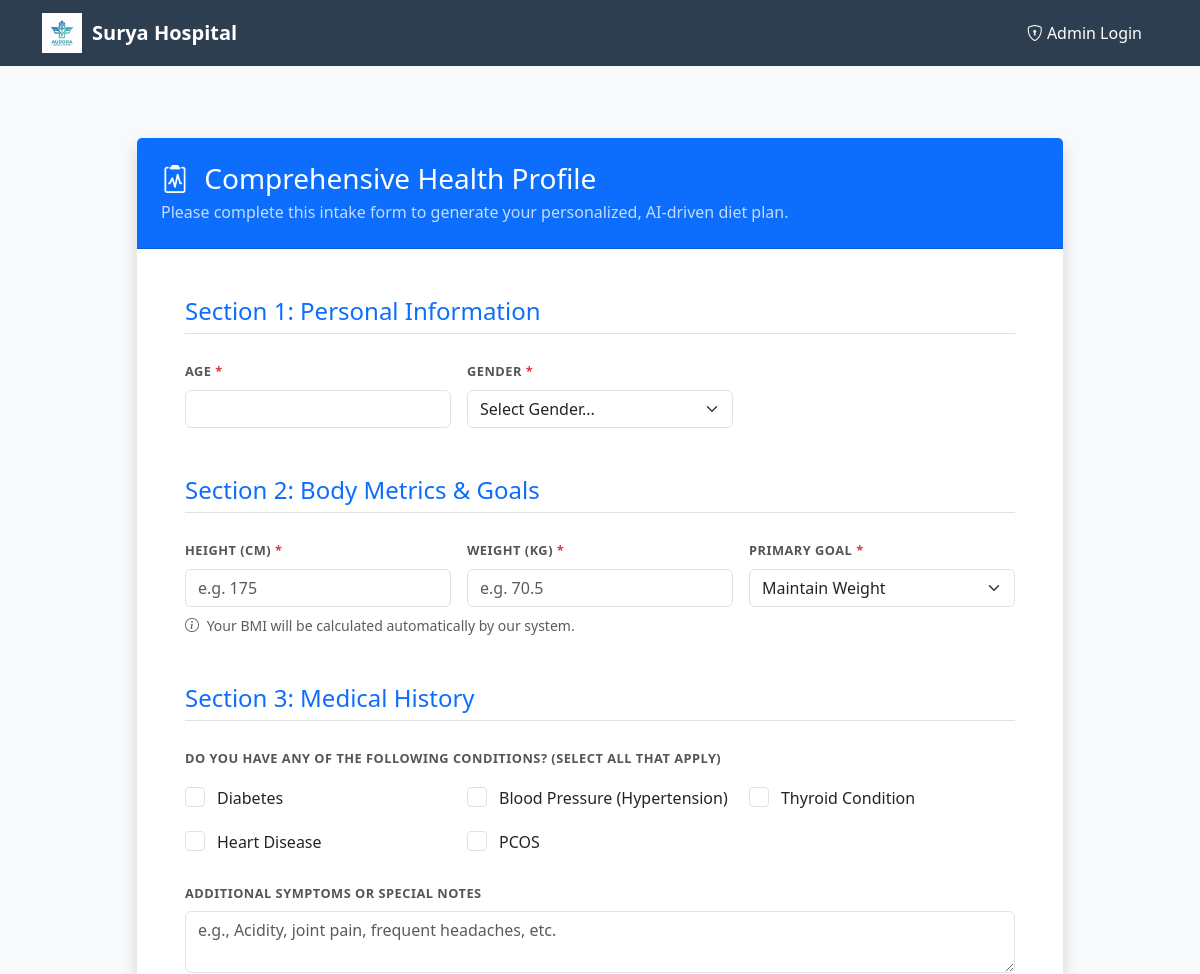
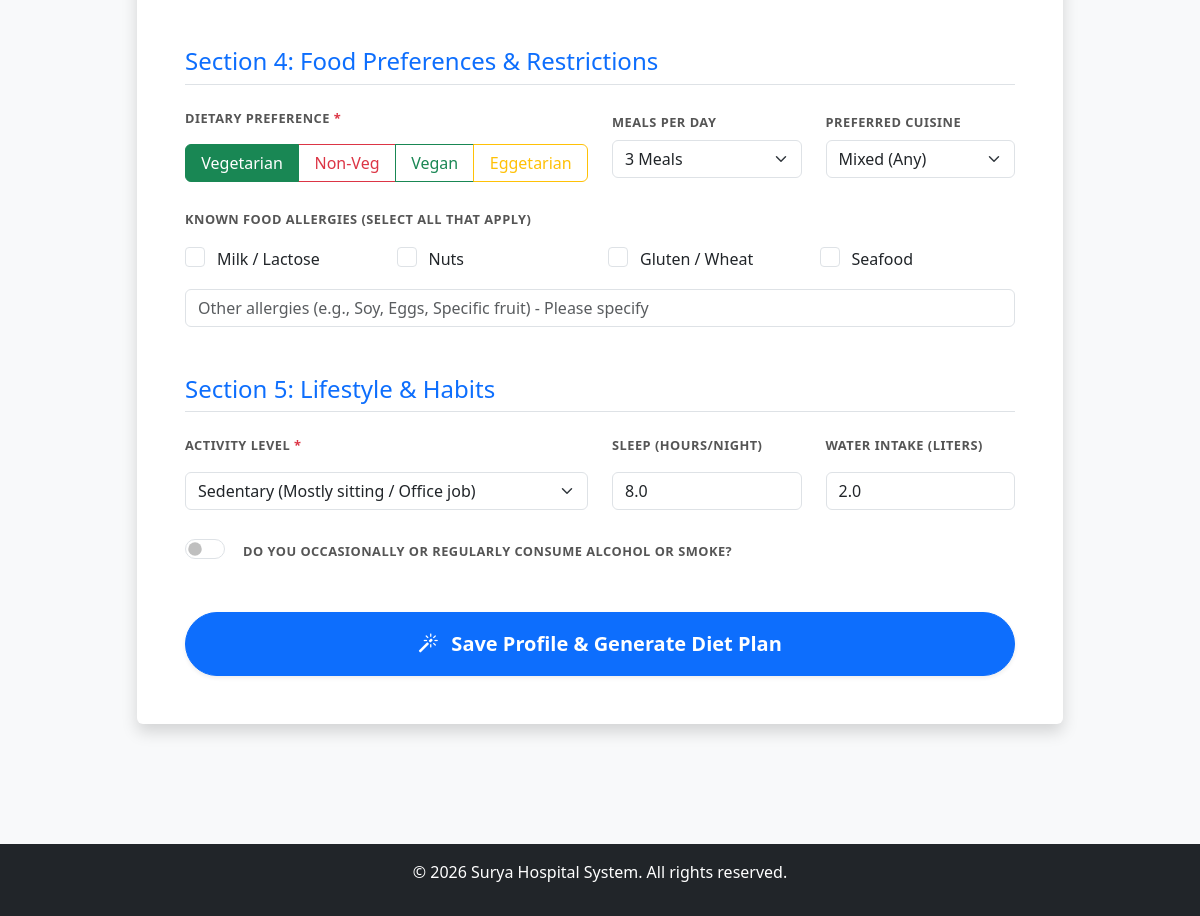
/diet/intake/ (signed in), run on the app's committed database (2 pictures, top to bottom).
### diet/models.py (models this page shows, shortened)
class PatientHealthProfile(models.Model):
    GOAL_CHOICES = [
        ('loss', 'Weight Loss'),
        ('gain', 'Weight Gain'),
        ('maintain', 'Maintain Weight'),
    ]
    GENDER_CHOICES = [
        ('M', 'Male'),
        ('F', 'Female'),
        ('O', 'Other'),
    ]
    DIETARY_CHOICES = [
        ('veg', 'Vegetarian'),
        ('non-veg', 'Non-vegetarian'),
        ('vegan', 'Vegan'),
        ('egg', 'Eggetarian'),
    ]
    ACTIVITY_CHOICES = [
        ('sedentary', 'Sedentary (Office job)'),
        ('light', 'Light Activity'),
        ('moderate', 'Moderate Activity'),
        ('heavy', 'Heavy Activity (Athlete)'),
    ]
    CUISINE_CHOICES = [
        ('south', 'South Indian'),
        ('north', 'North Indian'),
        ('mixed', 'Mixed'),
    ]
    patient = models.OneToOneField('home.Patient', on_delete=models.CASCADE, related_name='health_profile')
    age = models.IntegerField(null=True, blank=True)
    gender = models.CharField(max_length=1, choices=GENDER_CHOICES, null=True, blank=True)
    height = models.FloatField(help_text="Height in cm")
    weight = models.FloatField(help_text="Weight in kg")
    bmi = models.FloatField(null=True, blank=True)
    goal = models.CharField(max_length=10, choices=GOAL_CHOICES, default='maintain')
    diabetes = models.BooleanField(default=False)
    hypertension = models.BooleanField(default=False, verbose_name="Blood Pressure")
    thyroid = models.BooleanField(default=False)
    heart_disease = models.BooleanField(default=False)
    pcos = models.BooleanField(default=False, verbose_name="PCOS (Females)")
    other_symptoms = models.TextField(blank=True, null=True, help_text="e.g., Acidity, Joint pain")
    milk_allergy = models.BooleanField(default=False)
    nuts_allergy = models.BooleanField(default=False)
    gluten_allergy = models.BooleanField(default=False)
    seafood_allergy = models.BooleanField(default=False)
    custom_allergies = models.CharField(max_length=200, blank=True, null=True)
    dietary_preference = models.CharField(max_length=10, choices=DIETARY_CHOICES, default='veg')
    meal_frequency = models.IntegerField(default=3, help_text="Number of meals per day")
    cuisine_preference = models.CharField(max_length=10, choices=CUISINE_CHOICES, default='mixed')
    activity_level = models.CharField(max_length=15, choices=ACTIVITY_CHOICES, default='sedentary')
    sleep_hours = models.FloatField(default=8)
    water_intake = models.FloatField(default=2, help_text="Liters per day")
    smoking_alcohol = models.BooleanField(default=False)
    created_at = models.DateTimeField(auto_now_add=True)

### diet/views.py (the view, shortened to what this page needs)
# urls.py: path('intake/', views.health_profile_form, name='health_profile_form'),
def health_profile_form(request):
    patient = get_current_patient(request)
    if not patient:
        return redirect('patient_login')
    try:
        profile = PatientHealthProfile.objects.get(patient=patient)
    except PatientHealthProfile.DoesNotExist:
        profile = PatientHealthProfile(
            patient=patient,
            height=patient.height if patient.height else 170.0,
            weight=patient.weight if patient.weight else 70.0
        )
        profile.save()
    context = {'patient': patient, 'profile': profile}
    return render(request, 'diet/health_profile.html', context)

### diet/templates/diet/health_profile.html (shortened to what this page needs)
{% extends 'home/base.html' %}
{% block content %}
<div class="container py-5">
    <div class="row justify-content-center">
        <div class="col-lg-10">
            <div class="card shadow border-0">
                <div class="card-header bg-primary text-white p-4">
                    <h3 class="mb-0"><i class="bi bi-clipboard2-pulse me-2"></i> Comprehensive Health Profile</h3>
                    <p class="mb-0 mt-1 opacity-75">Please complete this intake form to generate your personalized, AI-driven diet plan.</p>
                </div>
                <div class="card-body p-4 p-md-5">
                    <form method="POST" action="{% url 'health_profile_form' %}">
                        <h4 class="text-primary border-bottom pb-2 mb-4">Section 1: Personal Information</h4>
                        <div class="row g-3 mb-5">
                            <div class="col-md-4">
                                <label class="form-label form-label-sm fw-bold">Age <span class="text-danger">*</span></label>
                                <input type="number" class="form-control" name="age" value="{{ profile.age|default:'' }}" required min="1" max="120">
                            </div>
                            <div class="col-md-4">
                                <label class="form-label form-label-sm fw-bold">Gender <span class="text-danger">*</span></label>
                                <select name="gender" class="form-select" required>
                                    <option value="" disabled selected>Select Gender...</option>
                                </select>
                            </div>
                        </div>
                        <h4 class="text-primary border-bottom pb-2 mb-4">Section 2: Body Metrics & Goals</h4>
                        <div class="row g-3 mb-2">
                            <div class="col-md-4">
                                <label class="form-label form-label-sm fw-bold">Height (cm) <span class="text-danger">*</span></label>
                                <input type="number" step="0.1" class="form-control" name="height" value="{{ patient.height|default:'' }}" required placeholder="e.g. 175">
                            </div>
                            <div class="col-md-4">
                                <label class="form-label form-label-sm fw-bold">Weight (kg) <span class="text-danger">*</span></label>
                                <input type="number" step="0.1" class="form-control" name="weight" value="{{ patient.weight|default:'' }}" required placeholder="e.g. 70.5">
                            </div>
                            <div class="col-md-4">
                                <label class="form-label form-label-sm fw-bold">Primary Goal <span class="text-danger">*</span></label>
                                <select name="goal" class="form-select" required>
                                    <option value="maintain" {% if profile.goal == 'maintain' %}selected{% endif %}>Maintain Weight</option>
                                </select>
                            </div>
                        </div>
                        <small class="text-muted d-block mb-5"><i class="bi bi-info-circle me-1"></i> Your BMI will be calculated automatically by our system.</small>
                        <h4 class="text-primary border-bottom pb-2 mb-4">Section 3: Medical History</h4>
                        <label class="form-label form-label-sm fw-bold mb-3">Do you have any of the following conditions? (Select all that apply)</label>
                        <div class="row g-3 mb-4">
                            <div class="col-md-4">
                                <div class="form-check custom-checkbox">
                                    <input class="form-check-input" type="checkbox" name="diabetes" id="diabetes" {% if profile.diabetes %}checked{% endif %}>
                                    <label class="form-check-label" for="diabetes">Diabetes</label>
                                </div>
                            </div>
                            <div class="col-md-4">
                                <div class="form-check custom-checkbox">
                                    <input class="form-check-input" type="checkbox" name="hypertension" id="hypertension" {% if profile.hypertension %}checked{% endif %}>
                                    <label class="form-check-label" for="hypertension">Blood Pressure (Hypertension)</label>
                                </div>
                            </div>
                            <div class="col-md-4">
                                <div class="form-check custom-checkbox">
                                    <input class="form-check-input" type="checkbox" name="thyroid" id="thyroid" {% if profile.thyroid %}checked{% endif %}>
                                    <label class="form-check-label" for="thyroid">Thyroid Condition</label>
                                </div>
                            </div>
                            <div class="col-md-4">
                                <div class="form-check custom-checkbox">
                                    <input class="form-check-input" type="checkbox" name="heart_disease" id="heart_disease" {% if profile.heart_disease %}checked{% endif %}>
                                    <label class="form-check-label" for="heart_disease">Heart Disease</label>
                                </div>
                            </div>
                            <div class="col-md-4" id="pcos_container">
                                <div class="form-check custom-checkbox">
                                    <input class="form-check-input" type="checkbox" name="pcos" id="pcos" {% if profile.pcos %}checked{% endif %}>
                                    <label class="form-check-label" for="pcos">PCOS</label>
                                </div>
                            </div>
                        </div>
                        <div class="mb-5">
                            <label class="form-label form-label-sm fw-bold">Additional Symptoms or Special Notes</label>
                            <textarea class="form-control" name="other_symptoms" rows="2" placeholder="e.g., Acidity, joint pain, frequent headaches, etc.">{{ profile.other_symptoms|default:'' }}</textarea>
                        </div>
                        <h4 class="text-primary border-bottom pb-2 mb-4">Section 4: Food Preferences & Restrictions</h4>
                        <div class="row g-4 mb-4">
                            <div class="col-md-6">
                                <label class="form-label form-label-sm fw-bold mb-3 d-block">Dietary Preference <span class="text-danger">*</span></label>
                                <div class="btn-group w-100" role="group">
                                    <label class="btn btn-outline-success" for="veg">Vegetarian</label>
                                    <label class="btn btn-outline-danger" for="non-veg">Non-Veg</label>
                                    <label class="btn btn-outline-success" for="vegan">Vegan</label>
                                    <label class="btn btn-outline-warning" for="egg">Eggetarian</label>
                                </div>
                            </div>
                            <div class="col-md-3">
                                <label class="form-label form-label-sm fw-bold">Meals per day</label>
                                <select name="meal_frequency" class="form-select">
                                    <option value="3" {% if profile.meal_frequency == 3 %}selected{% endif %}>3 Meals</option>
                                </select>
                            </div>
                            <div class="col-md-3">
                                <label class="form-label form-label-sm fw-bold">Preferred Cuisine</label>
                                <select name="cuisine_preference" class="form-select">
                                    <option value="mixed" {% if profile.cuisine_preference == 'mixed' %}selected{% endif %}>Mixed (Any)</option>
                                </select>
                            </div>
                        </div>
                        <label class="form-label form-label-sm fw-bold mb-3">Known Food Allergies (Select all that apply)</label>
                        <div class="row g-3 mb-3">
                            <div class="col-md-3">
                                <div class="form-check custom-checkbox">
                                    <input class="form-check-input" type="checkbox" name="milk_allergy" id="milk" {% if profile.milk_allergy %}checked{% endif %}>
                                    <label class="form-check-label" for="milk">Milk / Lactose</label>
                                </div>
                            </div>
                            <div class="col-md-3">
                                <div class="form-check custom-checkbox">
                                    <input class="form-check-input" type="checkbox" name="nuts_allergy" id="nuts" {% if profile.nuts_allergy %}checked{% endif %}>
                                    <label class="form-check-label" for="nuts">Nuts</label>
                                </div>
                            </div>
                            <div class="col-md-3">
                                <div class="form-check custom-checkbox">
                                    <input class="form-check-input" type="checkbox" name="gluten_allergy" id="gluten" {% if profile.gluten_allergy %}checked{% endif %}>
                                    <label class="form-check-label" for="gluten">Gluten / Wheat</label>
                                </div>
                            </div>
                            <div class="col-md-3">
                                <div class="form-check custom-checkbox">
                                    <input class="form-check-input" type="checkbox" name="seafood_allergy" id="seafood" {% if profile.seafood_allergy %}checked{% endif %}>
                                    <label class="form-check-label" for="seafood">Seafood</label>
                                </div>
                            </div>
                        </div>
                        <div class="mb-5">
                            <input type="text" class="form-control" name="custom_allergies" value="{{ profile.custom_allergies|default:'' }}" placeholder="Other allergies (e.g., Soy, Eggs, Specific fruit) - Please specify">
                        </div>
                        <h4 class="text-primary border-bottom pb-2 mb-4">Section 5: Lifestyle & Habits</h4>
                        <div class="row g-4 mb-4">
                            <div class="col-md-6">
                                <label class="form-label form-label-sm fw-bold mb-3 d-block">Activity Level <span class="text-danger">*</span></label>
                                <select name="activity_level" class="form-select" required>
                                    <option value="sedentary" {% if profile.activity_level == 'sedentary' %}selected{% endif %}>Sedentary (Mostly sitting / Office job)</option>
                                </select>
                            </div>
                            <div class="col-md-3">
                                <label class="form-label form-label-sm fw-bold mb-3 d-block">Sleep (Hours/Night)</label>
                                <input type="number" step="0.5" class="form-control" name="sleep_hours" value="{{ profile.sleep_hours|default:8 }}" required min="3" max="15">
                            </div>
                            <div class="col-md-3">
                                <label class="form-label form-label-sm fw-bold mb-3 d-block">Water Intake (Liters)</label>
                                <input type="number" step="0.5" class="form-control" name="water_intake" value="{{ profile.water_intake|default:2 }}" required min="0.5" max="8">
                            </div>
                        </div>
                        <div class="mb-5">
                            <div class="form-check form-switch fs-5">
                                <input class="form-check-input" type="checkbox" role="switch" name="smoking_alcohol" id="smoking_alcohol" {% if profile.smoking_alcohol %}checked{% endif %}>
                                <label class="form-check-label ms-2 form-label-sm fw-bold" for="smoking_alcohol">Do you occasionally or regularly consume alcohol or smoke?</label>
                            </div>
                        </div>
                        <div class="d-grid gap-2 mt-5">
                            <button type="submit" class="btn btn-primary btn-lg py-3 fw-bold rounded-pill shadow-sm">
                                <i class="bi bi-magic me-2"></i> Save Profile & Generate Diet Plan
                            </button>
                        </div>
                    </form>
                </div>
            </div>
        </div>
    </div>
</div>
{% endblock %}

### data on the page
PatientHealthProfile: goal "Maintain Weight", meal_frequency "3 Meals", cuisine_preference "Mixed (Any)", activity_level "Sedentary (Mostly sitting / Office job)", sleep_hours "8.0", water_intake "2.0"
